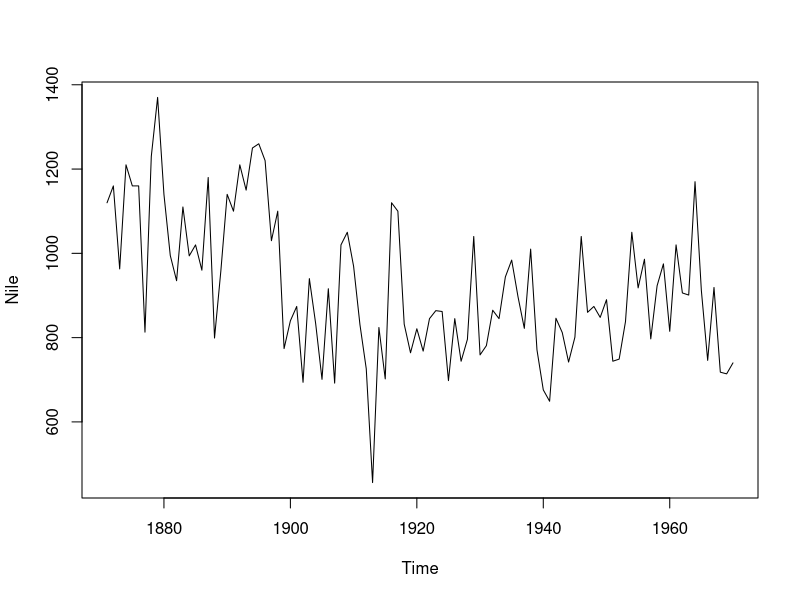
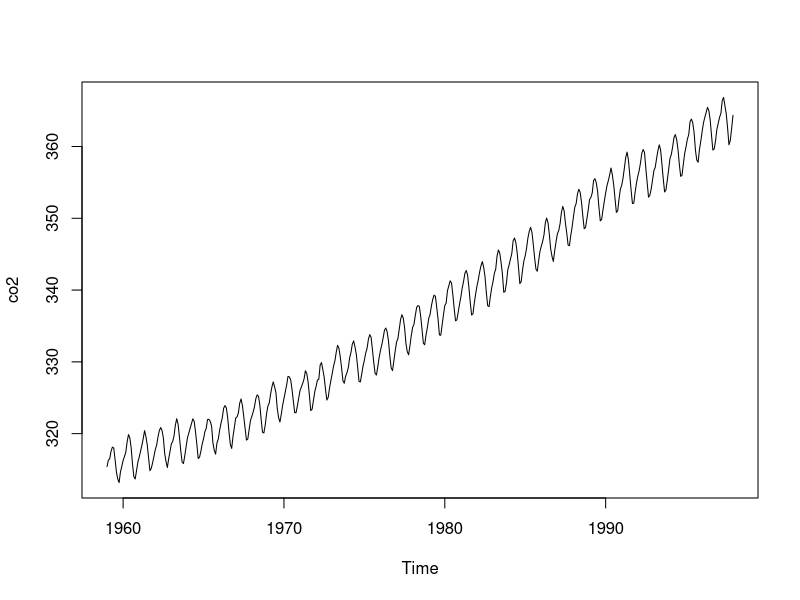

Reproduce these figures in R, in order.
## ---- chunk 1
Nile |> plot()
co2 |> plot()
